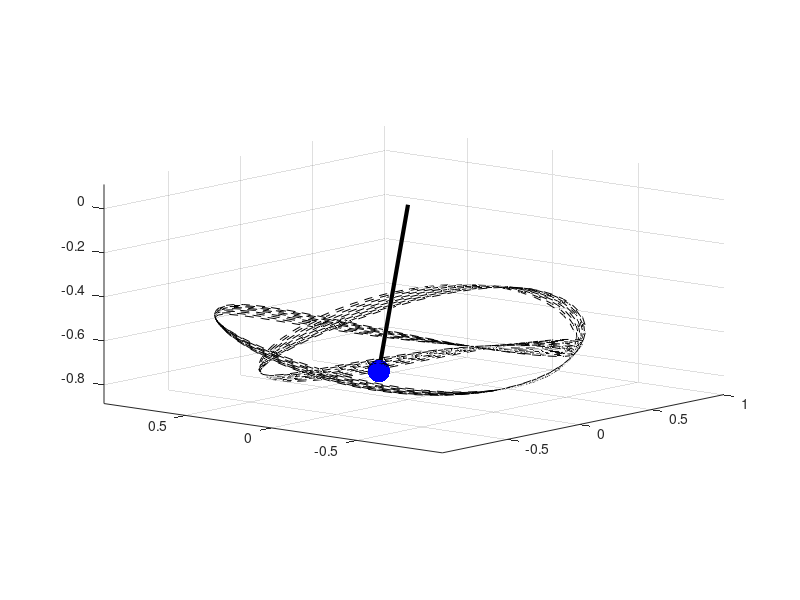

Reproduce this figure in MATLAB.
function [t,res] = sphericalPendulumAnimation(staticic)
% sphericalPendulumAnimation numerically integrates the equations of motion 
% of a spherical pendulum and animates the results.
% sphericalPendulumAnimation(true) will do the animation with initial
% conditions producing circular motion about the vertical axis.
% 
% See Example 10.5

% Copyright (c) 2015 Dmitry Savransky (ds264@cornell.edu)


if ~exist('staticic','var') || isempty(staticic)
   staticic = false;
end

%constants and initial conditions
g = 9.81; %m/s
l = 1; %m

phi0 = 120*pi/180;
if staticic
    thd0 = sqrt(-g/l/cos(phi0));
else
    thd0 = 3;
end


[t,res] = ode45(@sphericalPendulum_eq,linspace(0,30,1000),[phi0,0,0,thd0]);

    function dz = sphericalPendulum_eq(~,z)
        
        %z = [phi, phidot, theta, thetadot]
        ph = z(1);
        phd = z(2);
        thd = z(4);
        
        dz = [phd;
            thd^2*sin(ph)*cos(ph) + g/l*sin(ph);
            thd;
            -2*thd*phd/tan(ph)];
    end

%figure out particle trajectory in inertial frame
ph = res(:,1);
th = res(:,3);
x = l*cos(th).*sin(ph);
y = l*sin(th).*sin(ph);
z = l*cos(ph);

%bounds of animation
cr = l/20;
axlim = [min(x)-cr,max(x)+cr,min(y)-cr,max(y)+cr,min(z)-cr,...
    max([z+cr;0.1])]*1.1;

%create and clear figure
h = figure(1);
clf(h);

% create the pendulum
[xs,ys,zs] = sphere(50);
sp = surface(xs*cr+x(1),ys*cr+y(1),zs*cr+z(1),...
    'FaceColor','b','EdgeColor','None');
hold on
arm = plot3([0,x(1)],[0,y(1)],[0,z(1)],'k','LineWidth',3);
trk = plot3([x(1),x(1)],[y(1),y(1)],[z(1),z(1)],'k--');
hold off

axis equal
axis(axlim)
grid on
view(-50,10)

%step in time and animate:
for i=2:length(t)
    set(sp,'XData',xs*cr+x(i),'YData',ys*cr+y(i),'ZData',zs*cr+z(i))
    set(arm,'XData',[0,x(i)],'YData',[0,y(i)],'ZData',[0,z(i)])
    set(trk,'XData',x(1:i),'YData',y(1:i),'ZData',z(1:i))
   
    %pause for length of time step
    if i < length(t)
        pause(t(i+1)-t(i));
    end
end


end